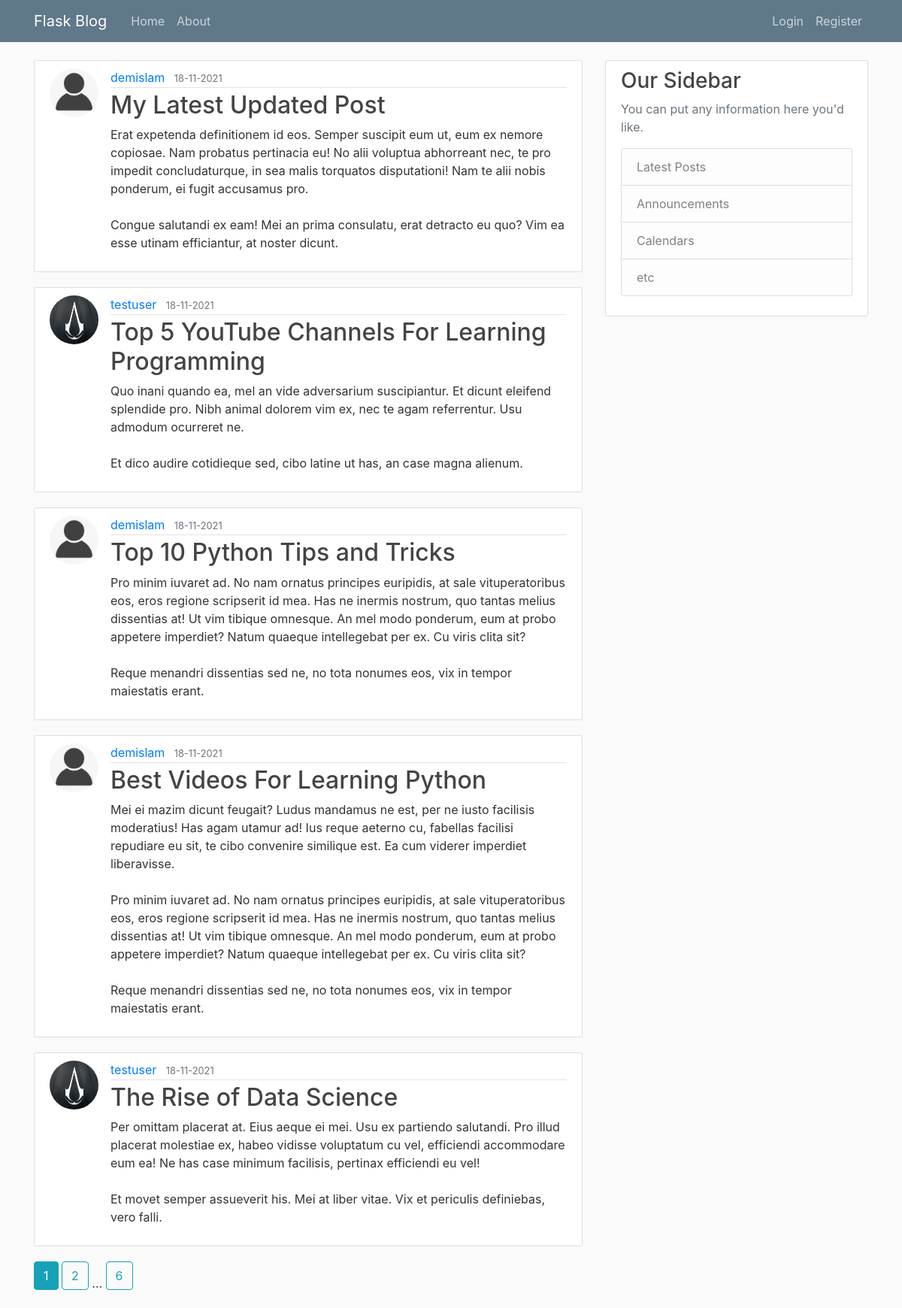
The page /home on the database its author committed.
### blog_webapp/models.py (models this page shows, shortened)
class Post(db.Model):
    id = db.Column(db.Integer, primary_key=True)
    title = db.Column(db.String(100), nullable=False)
    timestamp = db.Column(db.DateTime, nullable=False, default=datetime.utcnow)
    content = db.Column(db.Text, nullable=False)
    user_id = db.Column(db.Integer, db.ForeignKey('user.id'), nullable=False)

class User(db.Model, UserMixin):
    id = db.Column(db.Integer, primary_key=True)
    username = db.Column(db.String(20), unique=True, nullable=False)
    email = db.Column(db.String(120), unique=True, nullable=False)
    profile_image_file = db.Column(db.String(20), nullable=False,
                                   default='default_profile_image.png')
    password = db.Column(db.String(60), nullable=False)
    posts = db.relationship('Post', backref='author', lazy=True)

### blog_webapp/routes.py (the view)
@app.route('/')
@app.route('/home')
def home():
    curr_page_num = request.args.get('page_num', 1, type=int)
    posts_paginated = Post.query.order_by(Post.timestamp.desc()).paginate(page=curr_page_num, per_page=5)
    posts = [post for post in posts_paginated.items]
    all_page_nums = [page_num for page_num in posts_paginated.iter_pages(left_edge=1,
                                                                         left_current=1, right_current=2,
                                                                         right_edge=1)]
    return render_template('home.html', posts=posts, curr_page_num=curr_page_num, all_page_nums=all_page_nums)

### blog_webapp/templates/home.html
{% extends "layout.html" %}
{% block content %}
    {% for post in posts %}
    <article class="media content-section">
        <img class="rounded-circle article-img" src=" {{url_for('static', filename='profile_pics/'+post.author.profile_image_file) }}" alt="">
        <div class="media-body">
            <div class="article-metadata">
                <a class="mr-2" href="#">{{ post.author.username }}</a>
                <small class="text-muted">{{ post.timestamp.strftime('%d-%m-%Y') }}</small>
            </div>
            <h2><a class="article-title" href="{{ url_for('get_post', post_id=post.id) }}">{{ post.title }}</a></h2>
            <p class="article-content">{{ post.content }}</p>
        </div>
    </article>
    {% endfor %}
    {% for page_num in all_page_nums %}
        {% if page_num %}
            {% if page_num == curr_page_num %}
                <a href="{{ url_for('home', page_num=page_num) }}" class="btn btn-info mb-4">{{ page_num }}</a>
            {% else %}
                <a href="{{ url_for('home', page_num=page_num) }}" class="btn btn-outline-info mb-4">{{ page_num }}</a>
            {% endif %}
        {% else %}
            ...
        {% endif %}
    {% endfor %}
{% endblock content %}

### blog_webapp/templates/layout.html (shortened to what this page needs)
<!doctype html>
<html lang="en">
<head>
    <link rel="stylesheet" href="https://stackpath.bootstrapcdn.com/bootstrap/4.3.1/css/bootstrap.min.css">
    <link rel="stylesheet" href="{{ url_for('static', filename='main.css') }}">
</head>
<body>
    <header class="site-header">
        <nav class="navbar navbar-expand-md navbar-dark bg-steel fixed-top">
            <div class="container">
                <a class="navbar-brand mr-4" href="/">Flask Blog</a>
                <div class="collapse navbar-collapse" id="navbarToggle">
                    <div class="navbar-nav mr-auto">
                        <a class="nav-item nav-link" href="{{ url_for('home') }}">Home</a>
                        <a class="nav-item nav-link" href="{{ url_for('about') }}">About</a>
                    </div>
                    <div class="navbar-nav">
                        {% if current_user.is_authenticated %}
                            <a class="nav-item nav-link" href="{{ url_for('create_post') }}">Make a post</a>
                            <a class="nav-item nav-link" href="{{ url_for('profile') }}">Profile</a>
                            <a class="nav-item nav-link" href="{{ url_for('logout') }}">Logout ({{ current_user.username }})</a>
                        {% else %}
                            <a class="nav-item nav-link" href="{{ url_for('login') }}">Login</a>
                            <a class="nav-item nav-link" href="{{ url_for('register') }}">Register</a>
                        {% endif %}
                    </div>
                </div>
            </div>
        </nav>
    </header>
    <main role="main" class="container">
        <div class="row">
            <div class="col-md-8">
                {% block content %}{% endblock %}
            </div>
            <div class="col-md-4">
                <div class="content-section">
                    <h3>Our Sidebar</h3>
                    <p class='text-muted'>You can put any information here you'd like.
                    <ul class="list-group">
                        <li class="list-group-item list-group-item-light">Latest Posts</li>
                        <li class="list-group-item list-group-item-light">Announcements</li>
                        <li class="list-group-item list-group-item-light">Calendars</li>
                        <li class="list-group-item list-group-item-light">etc</li>
                    </ul>
                    </p>
                </div>
            </div>
        </div>
    </main>
</body>
</html>

### blog_webapp/static/main.css (style rules this page uses)
body { background: #fafafa; color: #333333; margin-top: 5rem; }
h1, h2, h3, h4, h5, h6 { color: #444444; }
.bg-steel { background-color: #5f788a; }
.site-header .navbar-nav .nav-link { color: #cbd5db; }
.content-section { background: #ffffff; padding: 10px 20px; border: 1px solid #dddddd; border-radius: 3px; margin-bottom: 20px; }
.article-title { color: #444444; }
.article-content { white-space: pre-line; }
.article-img { height: 65px; width: 65px; margin-right: 16px; }
.article-metadata { padding-bottom: 1px; margin-bottom: 4px; border-bottom: 1px solid #e3e3e3 }

### rows shown on the page
Post: profile_image_file (placeholder picture), author.username "demislam", timestamp "18-11-2021", title "My Latest Updated Post", content "Erat expetenda definitionem id eos. Semper suscipit eum ut, eum ex nemore copiosae. Nam probatus pertinacia eu! No alii voluptua abhorreant nec, te pro impedit concludaturque, in sea malis torquatos disputationi! Nam te alii nobis ponderum, ei fugit accusamus pro. Congue salutandi ex eam! Mei an prima consulatu, erat detracto eu quo? Vim ea esse utinam efficiantur, at noster dicunt."
Post: profile_image_file (picture), author.username "testuser", timestamp "18-11-2021", title "Top 5 YouTube Channels For Learning Programming", content "Quo inani quando ea, mel an vide adversarium suscipiantur. Et dicunt eleifend splendide pro. Nibh animal dolorem vim ex, nec te agam referrentur. Usu admodum ocurreret ne. Et dico audire cotidieque sed, cibo latine ut has, an case magna alienum."
Post: profile_image_file (placeholder picture), author.username "demislam", timestamp "18-11-2021", title "Top 10 Python Tips and Tricks", content "Pro minim iuvaret ad. No nam ornatus principes euripidis, at sale vituperatoribus eos, eros regione scripserit id mea. Has ne inermis nostrum, quo tantas melius dissentias at! Ut vim tibique omnesque. An mel modo ponderum, eum at probo appetere imperdiet? Natum quaeque intellegebat per ex. Cu viris clita sit? Reque menandri dissentias sed ne, no tota nonumes eos, vix in tempor maiestatis erant."
Post: profile_image_file (placeholder picture), author.username "demislam", timestamp "18-11-2021", title "Best Videos For Learning Python", content "Mei ei mazim dicunt feugait? Ludus mandamus ne est, per ne iusto facilisis moderatius! Has agam utamur ad! Ius reque aeterno cu, fabellas facilisi repudiare eu sit, te cibo convenire similique est. Ea cum viderer imperdiet liberavisse. Pro minim iuvaret ad. No nam ornatus principes euripidis, at sale vituperatoribus eos, eros regione scripserit id mea. Has ne inermis nostrum, quo tantas melius dissentias at! Ut vim tibique omnesque. An mel modo ponderum, eum at probo appetere imperdiet? Natum quaeque intellegebat per ex. Cu viris clita sit? Reque menandri dissentias sed ne, no tota nonumes eos, vix in tempor maiestatis erant."
Post: profile_image_file (picture), author.username "testuser", timestamp "18-11-2021", title "The Rise of Data Science", content "Per omittam placerat at. Eius aeque ei mei. Usu ex partiendo salutandi. Pro illud placerat molestiae ex, habeo vidisse voluptatum cu vel, efficiendi accommodare eum ea! Ne has case minimum facilisis, pertinax efficiendi eu vel! Et movet semper assueverit his. Mei at liber vitae. Vix et periculis definiebas, vero falli."

### other values the page prints
{{ page_num }} "1"
{{ page_num }} "2" "6"
